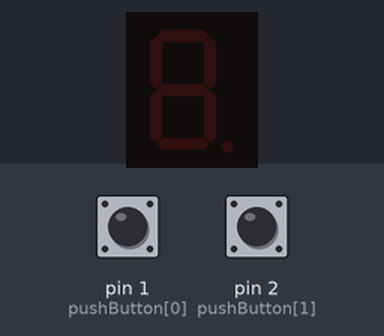
Bench run of a sketch on a simulated Arduino Uno, built with avr-gcc and run on an emulated ATmega328P. Parts: 1-digit seven-segment display. Inputs (shaded band) come from the test bench; at power-on: pin 1 (pushButton[0]) HIGH, pin 2 (pushButton[1]) HIGH.

Above: at 1.2 s.
1.3 s: pin 1 (pushButton[0]) pulled LOW for 0.15 s
At 2.0 s:
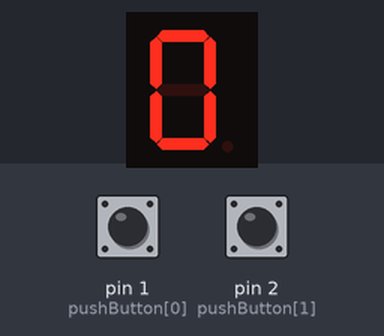
At 11.4 s:
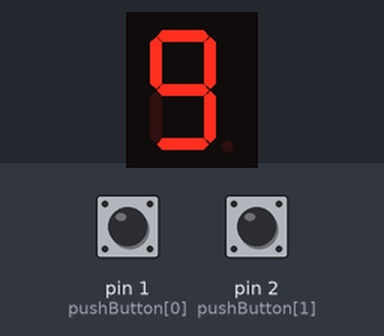
Timing chart, 0 to 11.9 s (numbered marks = the images above; inputs shaded):
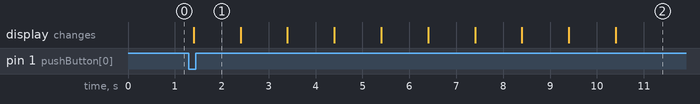

The sketch:

Nomor1.ino
```cpp
#include <SevSeg.h>
SevSeg sevseg;
const int pushButton[] = {1,2};
void setup() {
  byte sevenSegments = 1;
  byte commonPins[] = {};
  byte sevenPins[] = {11,10,9,8,7,6,5,4};
  bool resistor = true;
  sevseg.begin(COMMON_CATHODE, sevenSegments, commonPins, sevenPins, resistor);
  sevseg.setBrightness(90);

  for(int i=0; i<=1; i++){
    pinMode(pushButton[i], INPUT);
    digitalWrite(pushButton[i], HIGH);
  }
}
int ind;
void loop() {
  if(digitalRead(pushButton[0]) == LOW){
    delay(100);
    for(int i=0; i<10; i++){
      setSevSeg(i);
    }
  }
  if(digitalRead(pushButton[1]) == LOW){
    delay(100);
    for(int i=9; i>=0; i--){
      setSevSeg(i);
    }
  }
}
void setSevSeg(int num){
  sevseg.setNumber(num);
  sevseg.refreshDisplay();
  delay(1000); //1 detik
}
```

Measured:
- after the input at 1.3 s, the display: changes after 0.10 s (image 1)
